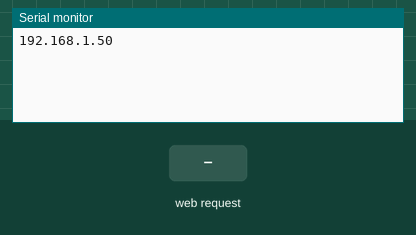
Recording of a sketch running on a simulated ESP8266 (NodeMCU). Parts: the last lines printed to the serial monitor. Inputs (shaded band) come from the test bench. WiFi joins after 1.5 s; servers stay silent unless stated.

Above: at 3.7 s.
3.8 s: HTTP request GET /tamano received
At 5.0 s:
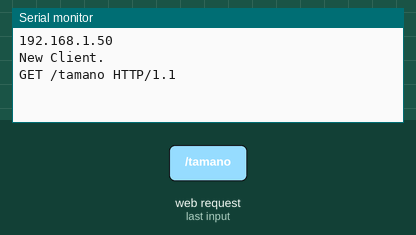
5.3 s: HTTP request GET /peso received
At 6.3 s:
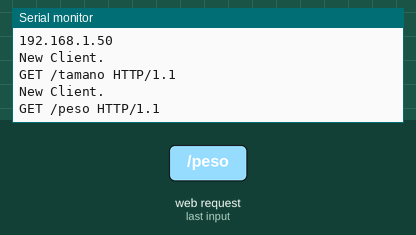

The sketch:

MCUcopia.ino
```cpp
// Load Wi-Fi library
//#include <Wire.h>
#include <SoftwareSerial.h>
#include <ESP8266WiFi.h>
const char* ssid     = "Palares";
const char* password = "21119767";

String distancia;
String peso;

SoftwareSerial swSer(4, 5, false, 256);

// Set web server port number to 80
WiFiServer server(80);

// Variable to store the HTTP request
String header;

// Current time
unsigned long currentTime = millis();
// Previous time
unsigned long previousTime = 0;
// Define timeout time in milliseconds (example: 2000ms = 2s)
const long timeoutTime = 2000;

void setup() {
  //Wire.begin(1);
  Serial.begin(115200);
  swSer.begin(115200);

  for (char ch = ' '; ch <= 'z'; ch++) {
    swSer.write(ch);
  }
  swSer.println("");

  // Initialize the output variables as outputs

  // Connect to Wi-Fi network with SSID and password
  //Serial.print("Connecting to ");
  //Serial.println(ssid);
  WiFi.begin(ssid, password);
  while (WiFi.status() != WL_CONNECTED) {
    delay(500);
    //Serial.print(".");
  }
  // Print local IP address and start web server
  //Serial.println("");
  //Serial.println("WiFi connected.");
  //Serial.println("IP address: ");
  Serial.println(WiFi.localIP());
  server.begin();
  delay(1000);
}

void loop(){
  //Wire.requestFrom(1,1);
  //Serial.print(swSer.available());
  WiFiClient client = server.available();   // Listen for incoming clients

    if (!client) {
      return;
    }

    Serial.println("New Client.");          // print a message out in the serial port

    while(!client.available()){  //Esperamos a que el ciente mande una solicitud
      delay(1);
    }

    String request = client.readStringUntil('\r');
    Serial.println(request); //Imprimimos la solicitud
    client.flush(); //Descartamos los datos que se han escrito en el cliente y no se han leido

    //Serial.println("swSer disponible");
    //data[dataIndex] = byteToInt(byte1, byte2);
    //Serial.println(String(data[0])+"|"+String(data[1]));

      if (request.indexOf("/tamano") != -1){
      //distancia = datos;
      swSer.write(1);
      delay(500);
      distancia = swSer.read();
    }
    else if (request.indexOf("/peso") != -1){
      //distancia = datos;
      swSer.write(2);
      delay(500);
      peso = swSer.read();
      }
     //swSer.flush();
    delay(100);
    client.println("HTTP/1.1 200 OK");
    client.println("Content-type:text/html");
    client.println("Connection: close");
    client.println();

    // Display the HTML web page
    client.println("<!DOCTYPE html>");
    client.println("<html>");
    client.println("<head>");
    client.println("<meta charset=\"utf-8\">");
    client.println("<meta name=\"viewport\" content=\"width=device-width, initial-scale=1\">");
    client.println("<title>Teoría de la Conmutación</title>");
    client.println("<link href=\"https://cdn.jsdelivr.net/npm/bootstrap@5.2.2/dist/css/bootstrap.min.css\" rel=\"stylesheet\" integrity=\"sha384-Zenh87qX5JnK2Jl0vWa8Ck2rdkQ2Bzep5IDxbcnCeuOxjzrPF/et3URy9Bv1WTRi\" crossorigin=\"anonymous\">");
    client.println("</head>");
    client.println("<body style=\"background-color: rgba(0, 0, 0, 0.849);\">");
    client.println("<center>");
    client.println("<div class=\"container\">\n");
    client.println("<br><br><br><br><br><br>");
    client.println("<h1 class=\"text-white\">¡Bienvenidos!</h1>");
    client.println("<p class=\"text-white\">Sistema para medir el peso y tamaño de una botella plástica - Teoría de la Conmutación.</p>");
    client.println("<p><div class=\"text-center\">");
    client.println("<a href=\"/tamano\" class=\"btn btn-outline-light\" >Obtener tamaño</a>&nbsp;&nbsp;&nbsp;&nbsp;&nbsp;&nbsp;&nbsp;&nbsp;&nbsp;&nbsp;&nbsp;&nbsp;&nbsp;&nbsp;&nbsp;&nbsp;&nbsp;&nbsp;&nbsp;");
    client.println("<a href=\"/peso\" class=\"btn btn-outline-light\" >Obtener peso</a>");
    client.println("</div></p>");
    client.println("</center>");
    client.println("<br><br><br><br>");
    client.println("<h3 class=\"container text-white\">Detalles de la botella plástica:</h3>");
    client.println("<br>");
    client.println("<center>");
    client.println("<div class=\"row container section\">");
    client.println("<div class=\"col-6\">");
    client.println("<input class=\"form-control text-white-50\" type=\"text\" style=\"background-color:transparent;\" value=\"Tamaño de la botella plástica :"+String(distancia)+"\" aria-label=\"readonly input example\" readonly>");
    client.println("</div>");
    client.println("<div class=\"col-6\">");
    client.println("<input class=\"form-control text-white-50\" type=\"text\" style=\"background-color:transparent;\" value=\"Peso de la botella plástica :"+String(peso)+"\" aria-label=\"readonly input example\" readonly>");
    client.println("</div>");
    client.println("</div>");
    client.println("</center>");
    client.println("<br><br><br><br><br><br><br><br><br><br><br><br>");
    client.println("<script src=\"https://cdn.jsdelivr.net/npm/@popperjs/core@2.11.6/dist/umd/popper.min.js\" integrity=\"sha384-oBqDVmMz9ATKxIep9tiCxS/Z9fNfEXiDAYTujMAeBAsjFuCZSmKbSSUnQlmh/jp3\" crossorigin=\"anonymous\"></script>");
    client.println("<script src=\"https://cdn.jsdelivr.net/npm/bootstrap@5.2.2/dist/js/bootstrap.min.js\"integrity=\"sha384-IDwe1+LCz02ROU9k972gdyvl+AESN10+x7tBKgc9I5HFtuNz0wWnPclzo6p9vxnk\" crossorigin=\"anonymous\"></script>");
    client.println("</body>");
    client.println("</html>");
    swSer.flush();
   }


/*uint16_t byteToInt(int byte1, byte byte2)
{
   return (uint16_t)byte1 << 8 | (uint16_t)byte2;
}*/
```

Measured:
- after the input at 3.8 s, the serial monitor: prints a new line at once (image 1)
- after the input at 5.3 s, the serial monitor: prints a new line at once (image 2)
